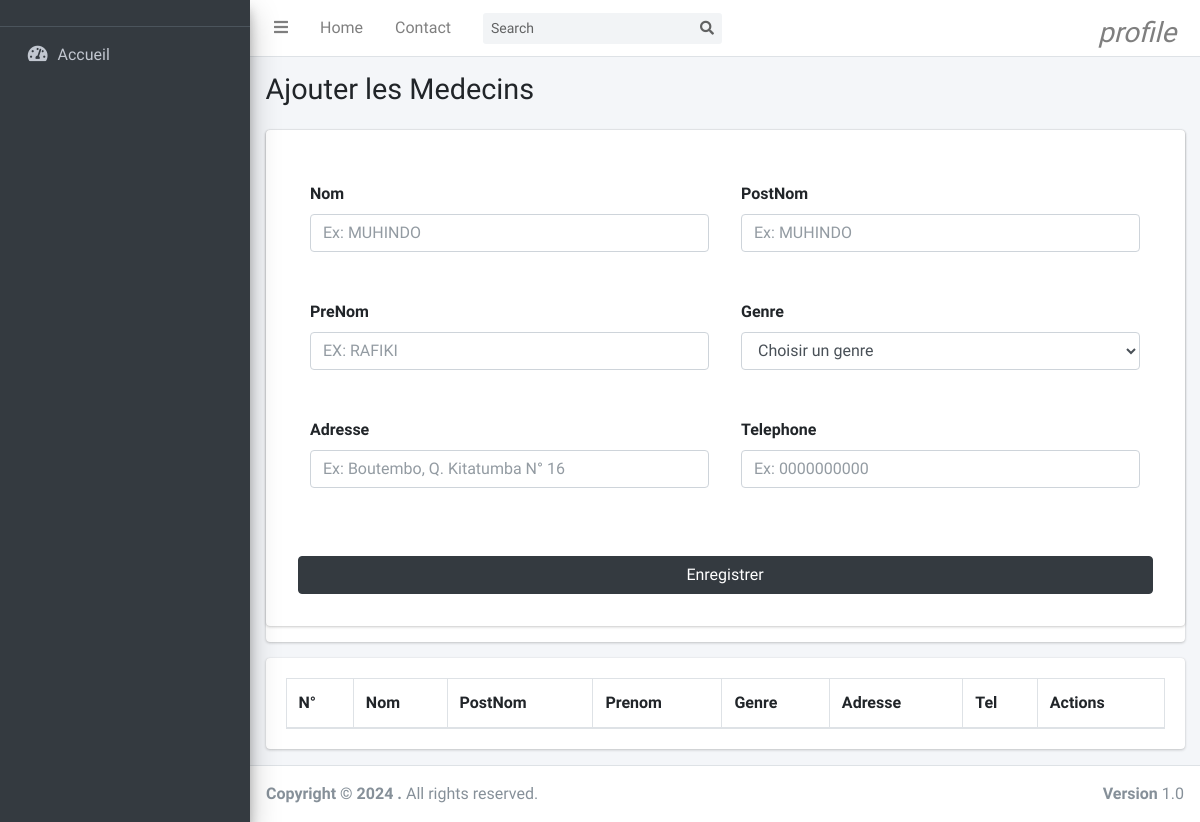
Page /views/medecin.php on the earlier database version.
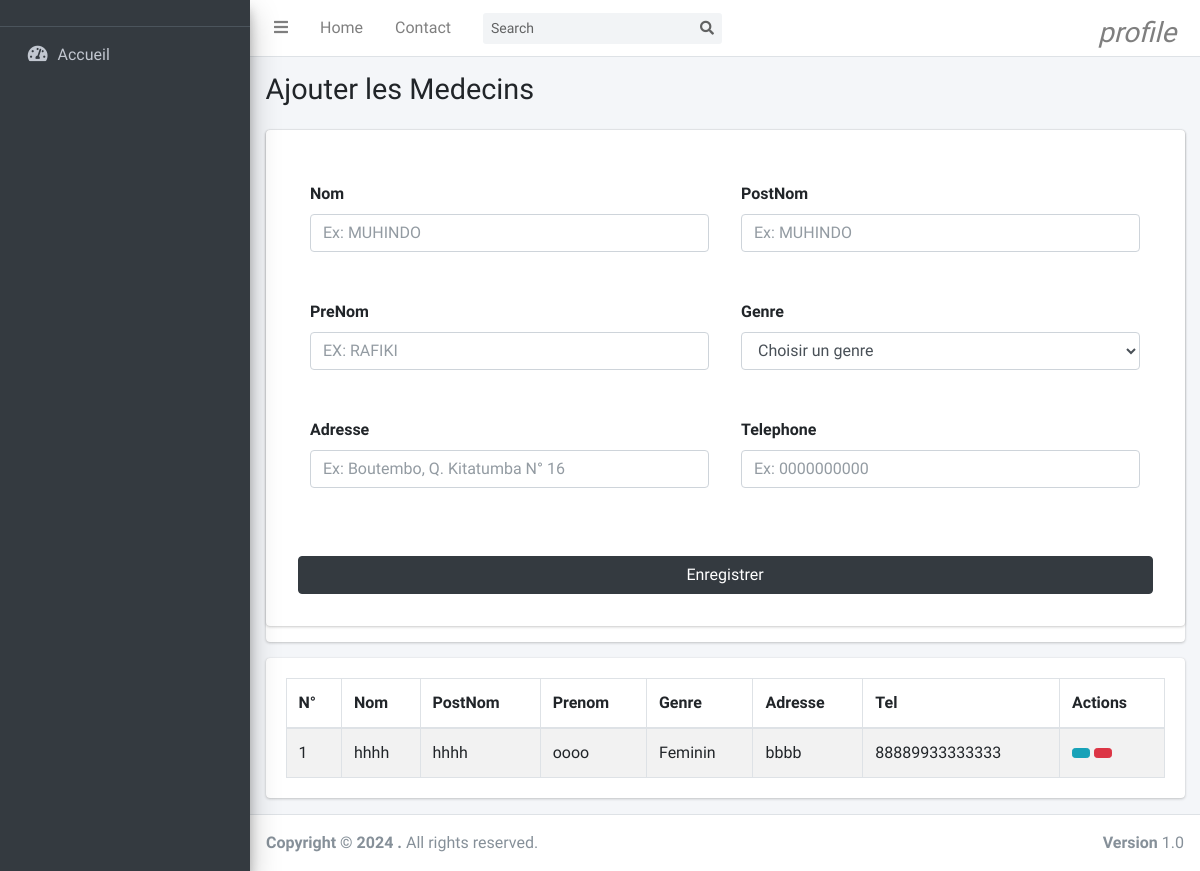
Same page on the later database version.
### tables this page shows
CREATE TABLE `medecins` (
  `id` int(11) NOT NULL,
  `nom` text NOT NULL,
  `postnom` text NOT NULL,
  `prenom` text NOT NULL,
  `genre` text NOT NULL,
  `adresse` text NOT NULL,
  `telephone` text NOT NULL,
  `pwd` text NOT NULL,
  `supprimer` int(11) NOT NULL
);

### models/select/select-medecin.php (called while the page is built, shortened)
<?php
    if(isset($_GET['search']) && !empty($_GET['search'])){
        $search=$_GET['search'];
        $getData=$connexion->prepare("SELECT * from medecins WHERE supprimer=? AND nom LIKE ? OR postnom LIKE ? OR prenom LIKE ?
        OR genre LIKE ? OR adresse LIKE ? OR telephone LIKE ?");
        $getData->execute([0,  $search."%", $search."%", $search."%", $search."%", $search."%", $search."%"]);
    }
    else{
        $getData=$connexion->prepare("SELECT * from medecins WHERE supprimer=?");
        $getData->execute([0]);
    }

### views/medecin.php (the view, shortened to what the changed rows need)
<?php
    include '../connexion/connexion.php';
    require_once('../models/select/select-medecin.php');
?>
<!DOCTYPE html>
<html lang="en">
<head>
    <?php require_once('style.php'); ?>
</head>
<body>
  <div class="content-wrapper">
    <section class="content-header">
      <div class="container-fluid">
        <div class="row mb-2">
          <div class="col-sm-12">
            <h1>Ajouter les Medecins</h1>
          </div>
        </div>
      </div>
    </section>
    <section class="content">
      <div class="container-fluid">
        <div class="row">
          <div class="col-md-12">
            <div class="card">
            <div class="card-body">
              <table id="example1" class="table table-bordered table-striped">
                <thead>
                <tr>
                  <th>N°</th>
                  <th>Nom</th>
                  <th>PostNom</th>
                  <th>Prenom</th>
                  <th>Genre</th>
                  <th>Adresse</th>
                  <th>Tel</th>
                  <th>Actions</th>
                </tr>
                </thead>
                <tbody>
                  <?php
                  $n=0;
                  while($recup=$getData->fetch()){
                    $n++;
                  ?>
                <tr>
                  <td><?=$n;?></td>
                  <td><?=$recup["nom"];?></td>
                  <td> <?=$recup["postnom"];?></td>
                  <td><?=$recup["prenom"];?></td>
                  <td> <?=$recup["genre"];?></td>
                  <td><?=$recup["adresse"];?></td>
                  <td><?=$recup["telephone"];?></td>
                  <td>
                  <a href='medecin.php?edit=<?=$recup['id'] ?>' class="btn btn-info btn-sm "></a>
                  <a onclick=" return confirm('Voulez-vous vraiment supprimer ?')"
                  href='../models/delete/del-medecin-post.php?idSup=<?=$recup['id'] ?>'
                    class="btn btn-danger btn-sm "><i class="bi bi-trash3-fill"></i></a>
                  </td>
                </tr>
                <?php }?>
              </table>
            </div>
          </div>
          </div>
      </div>
    </section>
  </div>
</body>
</html>

Differences in the rows shown:
added medecins: nom "hhhh", postnom "hhhh", prenom "oooo", genre "Feminin", adresse "bbbb", telephone "88889933333333"
